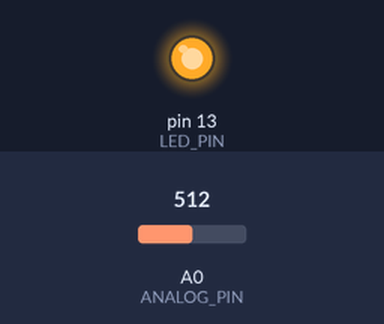
Simulated run of this sketch. Board: Arduino Uno, built with avr-gcc and run on an emulated ATmega328P. Shown: output pins drawn as LEDs (lit = HIGH). Dashed ring = blinking. Inputs (shaded band) come from the test bench; at power-on: A0 (ANALOG_PIN) = 512.

Above: at 0.1 s.
At 3.4 s:
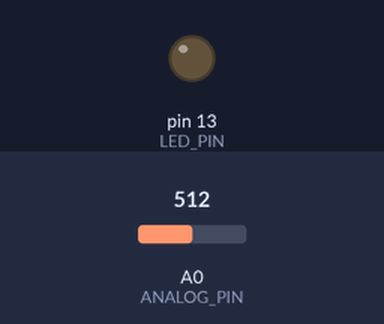
3.5 s: A0 (ANALOG_PIN) set to 122
7.0 s: A0 (ANALOG_PIN) set to 0
At 7.6 s:
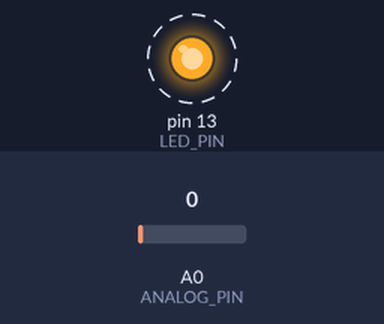
Timing chart, 0 to 16.5 s (numbered marks = the images above; inputs shaded):
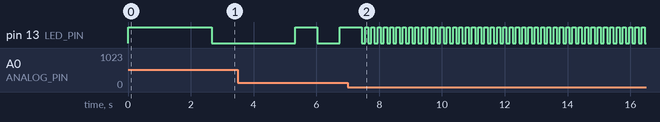

Measured:
- after the input at 7.0 s, pin 13 (LED_PIN): alternates HIGH for 0.10 s and LOW for 0.10 s, starting after 0.55 s

The sketch:

B-analogBlinkControlDelay.ino
```cpp
/*****************************************************************************************
 *    RG 101 - Analog Input      .--.
 *                              |.__.|
 *        Analog Blink Control  ||||||
 *                             /      \
 *                             `._\/_.'
 *
 *
 *  This code will blink an LED on and off at a rate determined by an analog input
 *  such as a knob
 *
 *  Analog 0 - Any Analog Input such as a RobotGeek Knob
 *  Digital 13 - Any Digital Output such as a RobotGeek LED Driver
 *
 * For a more in depth explanation of wiring,  this code and more information on using
 * Digital outputs and Arduino check out our Digital Output Tutorial
 * http://learn.robotgeek.com/robotgeek-101-1/231-analog-input-primer.html
 *
 * Important Functions
 *  analogRead()
 *  digitalWrite()
 *  map()
 *****************************************************************************************/

const int ANALOG_PIN = 0;   //pin number for the analog input - 'A0' is also valid- this is 'const' since it will not change during code, and saves Arduino memory
const int LED_PIN = 13;     //pin number for the LED pin

int analogValue;           //the current analogValue
bool ledState;             //the current state of the LED
int delayTime;             //the amount of time to wait between blinks

//setup runs once when the Geekduino/Arduino is turned on
void setup()
{
  //analog pins do not beed to be excplicitly set via pinMode. You can set them as an INPUT, but this is not needed.
  pinMode(LED_PIN, OUTPUT);
} //setup() is done, go to loop()

//loop runs forever once setup is complete
void loop()
{
  analogValue = analogRead(ANALOG_PIN);  //store the analog value into a variable
  delayTime = (analogValue * 5) + 100;          //convert the analog value (0-1023) to a ranage of delay times(500-10730 milliseconds)

  ledState = !ledState;              //invert the led state (HIGH goes LOW, LOW goes HIGH)
  digitalWrite(LED_PIN, ledState);   //write the value to the LED pin
  delay(delayTime);                  //wait before going to the next loop


}//go back to the first line in loop()
```
